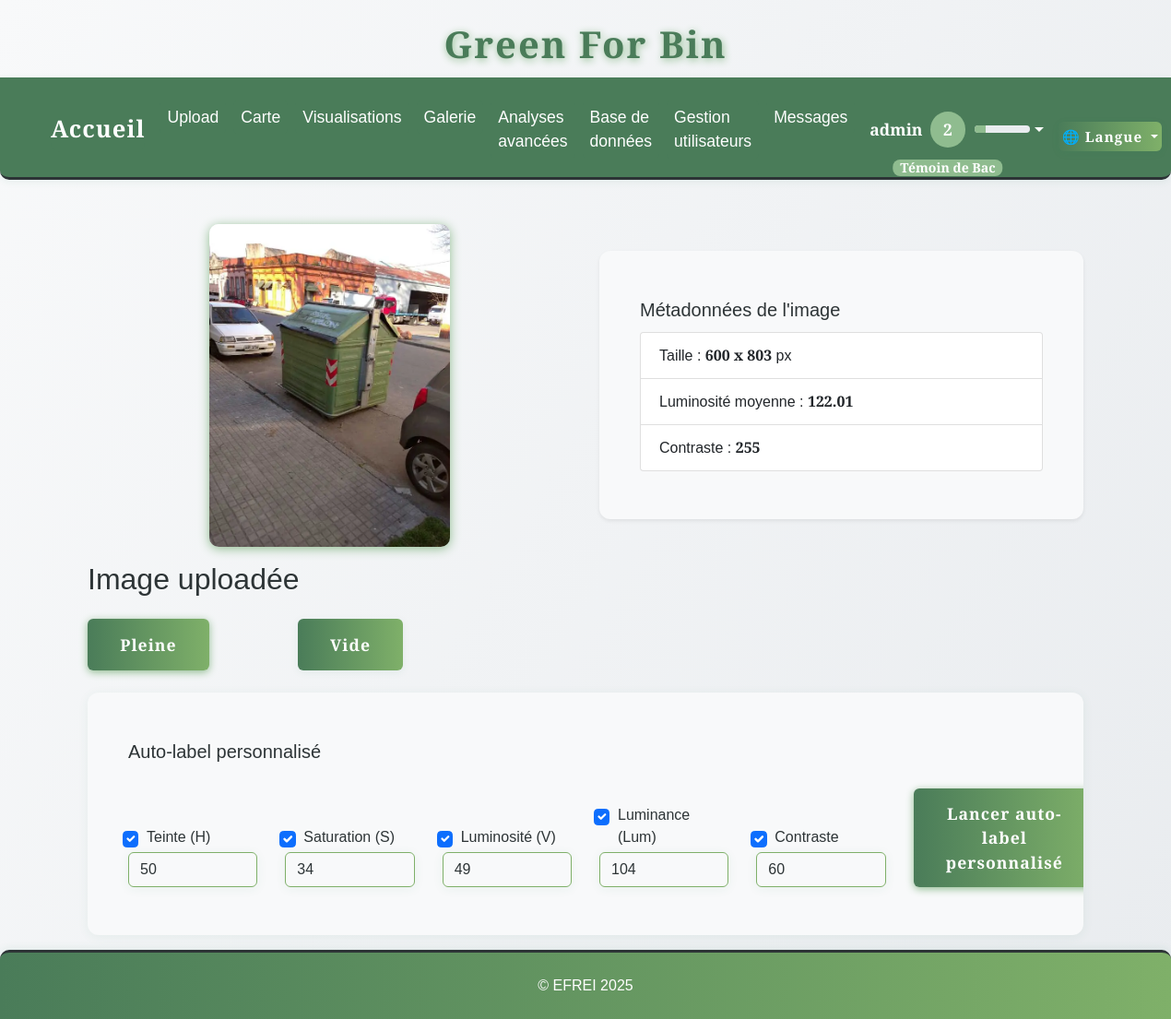
Screenshot of /annotate/0e02598e-acbb-423e-912e-cf2b922b5bd7.jpeg (signed in) with the database file from the repository.
### tables this page shows
CREATE TABLE images (
                id INTEGER PRIMARY KEY AUTOINCREMENT,
                filename TEXT,
                upload_date TEXT,
                annotation TEXT,
                width INTEGER,
                height INTEGER,
                file_size INTEGER,
                avg_color TEXT,
                hist_rgb TEXT,
                hist_lum TEXT,
                contrast INTEGER,
                contour_count INTEGER,
                localisation TEXT,
                std_h REAL,
                std_s REAL,
                std_v REAL
            );

### app.py (the view, shortened to what this page needs)
@app.route('/annotate/<filename>', methods=['GET', 'POST'])
@login_required
def annotate(filename):
    auto_label = request.args.get('auto_label')
    custom_auto_label_result = None
    form_values = {
        'use_std_h': True,
        'use_std_s': True,
        'use_std_v': True,
        'use_lum': True,
        'use_contrast': True,
        'seuil_h': 50,
        'seuil_s': 34,
        'seuil_v': 49,
        'seuil_lum': 104,
        'seuil_contrast': 60
    }
    with sqlite3.connect(DB_PATH) as conn:
        c = conn.cursor()
        c.execute('''
            SELECT width, height, contrast
            FROM images
            WHERE filename = ?
        ''', (filename,))
        row = c.fetchone()
        if row:
            width, height, contrast = row
        else:
            width, height, contrast = None, None, None
    image_path = os.path.join(app.config['UPLOAD_FOLDER'], filename)
    luminosity = None
    try:
        img = Image.open(image_path).convert('L')
        np_img = np.array(img)
        luminosity = round(float(np.mean(np_img)), 2)
    except Exception as e:
        print(f"[ANNOTATE] Erreur calcul luminosité : {e}")
    metadata = {
        'width': width,
        'height': height,
        'contrast': contrast,
        'luminosity': luminosity
    }
    return render_template(
        'annotate.html',
        filename=filename,
        auto_label=auto_label,
        metadata=metadata,
        custom_auto_label_result=custom_auto_label_result,
        form_values=form_values
    )

### app.py (called while the page is built)
def get_locale():
    return session.get('lang', request.accept_languages.best_match(['en', 'fr']))

@app.context_processor
def inject_locale():
    return dict(get_locale=get_locale)

@app.context_processor
def inject_user_level():
    def user_level():
        if 'user_id' in session:
            try:
                with sqlite3.connect(DB_PATH) as conn:
                    c = conn.cursor()
                    c.execute("SELECT xp FROM users WHERE id = ?", (session['user_id'],))
                    row = c.fetchone()
                    xp = row[0] if row and row[0] is not None else 0
                return get_user_level(xp)
            except Exception as e:
                print(f"[USER LEVEL] {e}")
        return get_user_level(0)
    return dict(user_level=user_level)

def login_required(f):
    @wraps(f)
    def decorated_function(*args, **kwargs):
        if 'user_id' not in session:
            flash(_('Vous devez être connecté pour accéder à cette page.'), 'error')
            return redirect(url_for('login'))
        return f(*args, **kwargs)
    return decorated_function

### templates/annotate.html (shortened to what this page needs)
<!DOCTYPE html>
{% extends "base.html" %}
{% block content %}
<div class="container mt-4">
    <div class="row align-items-center">
        <div class="col-md-6 text-center">
            <img src="{{ url_for('static', filename='uploads/' ~ filename.rsplit('.', 1)[0] ~ '.webp') }}" alt="{{ _('Image à annoter') }}" class="img-fluid mb-3" style="max-height:350px;" loading="lazy">
        </div>
        <div class="col-md-6">
            <div class="card bg-creme shadow-sm mb-3">
                <div class="card-body">
                    <h5 class="card-title">{{ _("Métadonnées de l'image") }}</h5>
                    <ul class="list-group">
                        <li class="list-group-item">{{ _('Taille') }} : <b>{{ metadata.width }} x {{ metadata.height }}</b> px</li>
                        <li class="list-group-item">{{ _('Luminosité moyenne') }} : <b>{{ metadata.luminosity }}</b></li>
                        <li class="list-group-item">{{ _('Contraste') }} : <b>{{ metadata.contrast }}</b></li>
                    </ul>
                </div>
            </div>
        </div>
    </div>
    <h2>{{ _('Image uploadée') }}</h2>
    <form method="POST" class="d-flex gap-3 mb-4">
        <button type="submit" name="annotation" value="pleine" class="btn btn-success btn-lg" style="margin-right:2.5rem;">{{ _('Pleine') }}</button>
        <button type="submit" name="annotation" value="vide" class="btn btn-outline-success btn-lg" style="margin-left:2.5rem;">{{ _('Vide') }}</button>
    </form>
    <div class="card mb-3">
        <div class="card-body">
            <h5 class="card-title">{{ _('Auto-label personnalisé') }}</h5>
            <form method="POST" class="row g-3 align-items-end">
                <div class="col-md-2">
                    <div class="form-check">
                        <input class="form-check-input" type="checkbox" name="use_std_h" id="use_std_h" {% if form_values.use_std_h %}checked{% endif %}>
                        <label class="form-check-label" for="use_std_h">Teinte (H)</label>
                    </div>
                    <input type="number" step="any" class="form-control mt-1" name="seuil_h" id="seuil_h" placeholder="Seuil H (ex: 50)" value="{{ form_values.seuil_h }}">
                </div>
                <div class="col-md-2">
                    <div class="form-check">
                        <input class="form-check-input" type="checkbox" name="use_std_s" id="use_std_s" {% if form_values.use_std_s %}checked{% endif %}>
                        <label class="form-check-label" for="use_std_s">Saturation (S)</label>
                    </div>
                    <input type="number" step="any" class="form-control mt-1" name="seuil_s" id="seuil_s" placeholder="Seuil S (ex: 34)" value="{{ form_values.seuil_s }}">
                </div>
                <div class="col-md-2">
                    <div class="form-check">
                        <input class="form-check-input" type="checkbox" name="use_std_v" id="use_std_v" {% if form_values.use_std_v %}checked{% endif %}>
                        <label class="form-check-label" for="use_std_v">Luminosité (V)</label>
                    </div>
                    <input type="number" step="any" class="form-control mt-1" name="seuil_v" id="seuil_v" placeholder="Seuil V (ex: 49)" value="{{ form_values.seuil_v }}">
                </div>
                <div class="col-md-2">
                    <div class="form-check">
                        <input class="form-check-input" type="checkbox" name="use_lum" id="use_lum" {% if form_values.use_lum %}checked{% endif %}>
                        <label class="form-check-label" for="use_lum">Luminance (Lum)</label>
                    </div>
                    <input type="number" step="any" class="form-control mt-1" name="seuil_lum" id="seuil_lum" placeholder="Seuil Lum (ex: 104)" value="{{ form_values.seuil_lum }}">
                </div>
                <div class="col-md-2">
                    <div class="form-check">
                        <input class="form-check-input" type="checkbox" name="use_contrast" id="use_contrast" {% if form_values.use_contrast %}checked{% endif %}>
                        <label class="form-check-label" for="use_contrast">Contraste</label>
                    </div>
                    <input type="number" step="any" class="form-control mt-1" name="seuil_contrast" id="seuil_contrast" placeholder="Seuil Contraste (ex: 60)" value="{{ form_values.seuil_contrast }}">
                </div>
                <div class="col-md-2">
                    <button type="submit" name="custom_auto_label" value="1" class="btn btn-primary">{{ _('Lancer auto-label personnalisé') }}</button>
                </div>
            </form>
        </div>
    </div>
</div>
{% endblock %}

### static/css/style.css (style rules this page uses)
:root { --primary-green: #4a7c59; --light-green: #7fb069; --sage-green: #8fbc8f; --cream: #fefefe; --warm-white: #f8f9fa; --soft-gray: #e9ecef; --charcoal: #2d3436; --text-primary: #2d3436; --text-secondary: #636e72; --radius: 2.5rem; --shadow: 0 4px 24px rgba(44, 124, 89, 0.10); --transition: all 0.3s cubic-bezier(.4,0,.2,1); --green-dark: var(--primary-green); --green: var(--light-green); --green-light: var(--sage-green); --beige: var(--cream); --white: var(--cream); --black: var(--charcoal); }
html, body { height: 100%; margin: 0; padding: 0; }
body { display: flex; flex-direction: column; min-height: 100vh; }
.container.mt-4 { flex: 1 0 auto; }
.btn { background: var(--primary-green); color: var(--cream); border: none; border-radius: 2rem; font-family: 'Inter', Arial, sans-serif; font-weight: 600; padding: 0.9rem 2.2rem; font-size: 1.1rem; box-shadow: 0 2px 8px rgba(44, 124, 89, 0.08); transition: var(--transition); cursor: pointer; margin-top: 1rem; letter-spacing: 1px; }
.card { background: var(--white); border-radius: var(--radius); box-shadow: var(--shadow); padding: 2rem 1.5rem; margin-bottom: 2rem; transition: var(--transition); position: relative; overflow: hidden; }
input, textarea, select { background: var(--beige); color: var(--green-dark); border: 2px solid var(--green-light); border-radius: 1.5rem; font-family: 'Inter', Arial, sans-serif; padding: 10px 18px; font-size: 1.08rem; transition: var(--transition); }

### static/css/greenforbin.css (style rules this page uses)
:root { --primary-green: #4a7c59; --light-green: #7fb069; --sage-green: #8fbc8f; --cream: #fefefe; --warm-white: #f8f9fa; --soft-gray: #e9ecef; --charcoal: #2d3436; --text-primary: #2d3436; --text-secondary: #636e72; }
body { background: linear-gradient(135deg, var(--cream) 0%, var(--light-green) 100%); color: var(--text-primary); font-family: 'Segoe UI', 'Roboto', Arial, sans-serif; min-height: 100vh; }
.card { border-radius: 16px; box-shadow: 0 4px 24px 0 rgba(79, 124, 89, 0.10); border: none; background: var(--warm-white); }
.btn-primary, .btn-success, .btn-warning { background: var(--light-green); border: none; color: var(--cream); font-weight: 600; border-radius: 8px; box-shadow: 0 2px 8px var(--sage-green); transition: background 0.2s, box-shadow 0.2s; }
img { border-radius: 10px; box-shadow: 0 2px 12px var(--sage-green); transition: transform 0.2s; }

### templates/base.html (style rules this page uses)
:root { --primary-green: #4a7c59; --light-green: #7fb069; --sage-green: #8fbc8f; --cream: #fefefe; --warm-white: #f8f9fa; --soft-gray: #e9ecef; --charcoal: #2d3436; --text-primary: #2d3436; --text-secondary: #636e72; }
body { background: linear-gradient(120deg, var(--warm-white) 0%, var(--soft-gray) 100%); min-height: 100vh; color: var(--text-primary); font-family: 'Quercus Serif', 'Montserrat', 'Quicksand', Arial, sans-serif !important; }
body, h1, h2, h3, h4, h5, h6, .navbar, .nav-link, .btn, .card, .table, .form-control, .modal-content { font-family: 'Quercus Serif', 'Montserrat', 'Quicksand', Arial, sans-serif !important; color: var(--text-primary); }
.btn, .btn-primary, .btn-success, .btn-outline-success { background: linear-gradient(90deg, var(--primary-green) 0%, var(--light-green) 100%); color: var(--cream); border: none; border-radius: 6px; transition: background 0.3s, color 0.3s, box-shadow 0.3s; }
.card, .box, .content-box, .table, .table-green-text, .form-control, .modal-content { background: var(--warm-white); border-radius: 12px; box-shadow: 0 2px 12px rgba(44, 124, 89, 0.07); border: none; color: var(--text-primary); }
.form-control { background: var(--warm-white); border: 1px solid var(--light-green); color: var(--text-primary); border-radius: 6px; transition: border 0.3s; }

### rows the page displays
images: width "600", height "803", contrast "255"

### other values shown
{{ session.get('username') }} "admin"
{{ lvl.level }} "2"
{{ metadata.luminosity }} "122.01"
